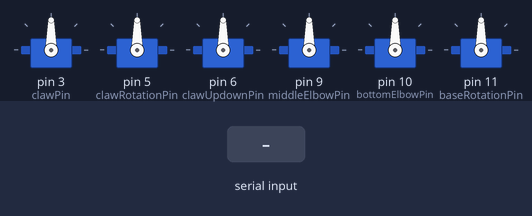
Simulated run of this sketch. Board: Arduino Uno, built with avr-gcc and run on an emulated ATmega328P. On the bench: 6 × servo. The inputs (shaded band) are chosen by the test bench.

Above: at 1.2 s.
1.3 s: "90,45\n" received over Serial
At 3.0 s:
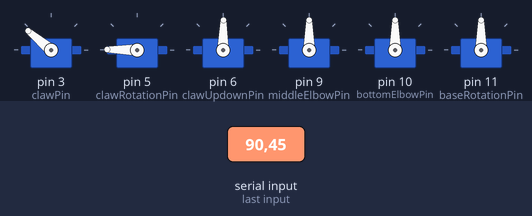
Timing chart, 0 to 4.5 s (numbered marks = the images above; inputs shaded):
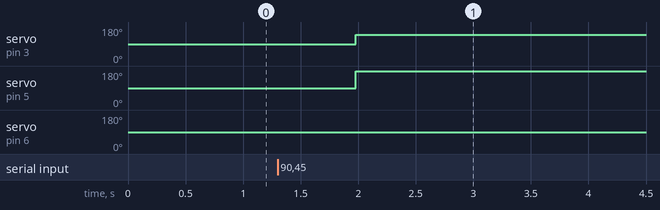

Measured:
- after the input at 1.3 s, servo on pin 3 (clawPin): 90° → 140° after 0.68 s; servo on pin 5 (clawRotationPin): 90° → 179° after 0.68 s; servo on pin 6 (clawUpdownPin): 90° → 89° after 0.68 s

The sketch:

sketch_mar2a.ino
```cpp
#include <Servo.h>

const int clawPin = 3;
const int clawRotationPin = 5;
const int clawUpdownPin = 6;
const int middleElbowPin = 9;
const int bottomElbowPin = 10;
const int baseRotationPin = 11;

Servo claw;
Servo clawRotation;
Servo clawUpdown;
Servo middleElbow;
Servo bottomElbow;
Servo baseRotation;

int clawPos = 140;
int clawRotationPos = 90;
int clawUpdownPos = 45;
int middleElbowPos = 90;
int bottomElbowPos = 90;
int baseRotationPos = 90;

void smoothMove(int &currentPos, int targetChange, int minLimit, int maxLimit, int stepSize) {
  int newPos = constrain(currentPos + targetChange * stepSize, minLimit, maxLimit);
  if (newPos != currentPos) {
    int step = (newPos > currentPos) ? 1 : -1;
    for (int i = currentPos; i != newPos; i += step) {
      currentPos = i;
      delay(5);
    }
  }
}

void setup() {
  Serial.begin(115200);
  claw.attach(clawPin);
  clawRotation.attach(clawRotationPin);
  clawUpdown.attach(clawUpdownPin);
  middleElbow.attach(middleElbowPin);
  bottomElbow.attach(bottomElbowPin);
  baseRotation.attach(baseRotationPin);
}

void loop() {
  if (Serial.available() > 0) {
    String inputData = Serial.readStringUntil('\n');
    int values[7];
    int index = 0;
    int lastIndex = 0;

    for (int i = 0; i < 7; i++) {
      int nextIndex = inputData.indexOf(',', lastIndex);
      if (nextIndex == -1) nextIndex = inputData.length();
      values[i] = inputData.substring(lastIndex, nextIndex).toInt();
      lastIndex = nextIndex + 1;
    }

    int clawRotationVal = values[0];
    int clawUpDownVal = values[1];
    int clawChange = values[2];
    int baseRotationVal = values[3];
    int bottomElbowVal = values[4];
    int middleElbowVal = values[5];

    smoothMove(clawRotationPos, clawRotationVal, 0, 180, 2);
    smoothMove(clawUpdownPos, clawUpDownVal, 0, 90, 2);
    smoothMove(baseRotationPos, baseRotationVal, 0, 180, 2);
    smoothMove(bottomElbowPos, bottomElbowVal, 0, 180, 1);
    smoothMove(middleElbowPos, middleElbowVal, 0, 180, 1);
    smoothMove(clawPos, clawChange, 80, 180, 2);


    clawRotation.write(clawRotationPos);
    clawUpdown.write(clawUpdownPos);
    baseRotation.write(baseRotationPos);
    bottomElbow.write(bottomElbowPos);
    middleElbow.write(middleElbowPos);
    claw.write(clawPos);
  }
}
```
